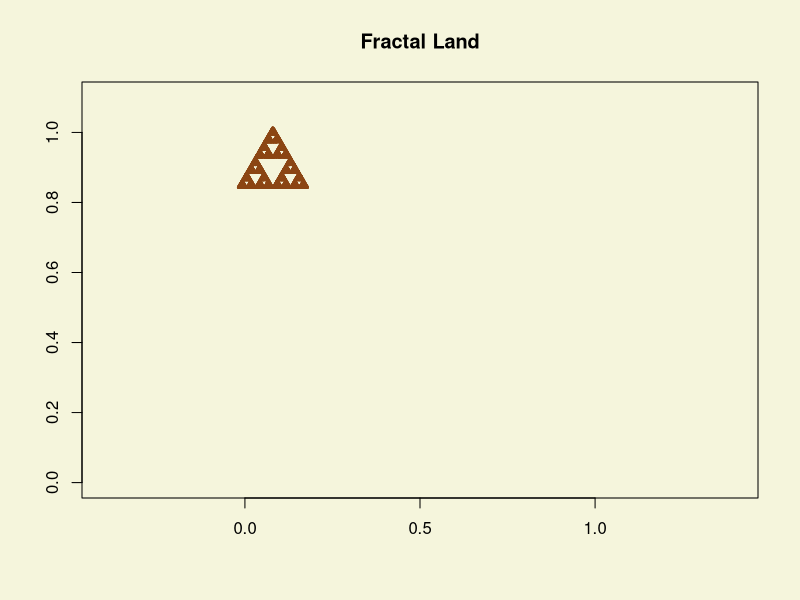

Recreate this plot in R.
###########################
# sierpinski triangle
###########################
# The three corners
corners_T <- matrix(c(0, 0,  1, 0,  0.5, sqrt(3)/2), ncol = 2, byrow = TRUE)

# Three functions
S1 <- function(point) point/ 2 + corners_T[1, ]/2  # (x + P)/2
S2 <- function(point) point/2 + corners_T[2, ]/2   # (x + Q)/2
S3 <- function(point) point/2 + corners_T[3, ]/2  # (x + R)/2
####################################################

# Right angle sierpinski triangle

rcorners_T <- matrix(c(0, 0,  1, 0,  0, 1), ncol = 2, byrow = TRUE)
# Three functions
S1r <- function(point) point/ 2 + rcorners_T[1, ]/2  # (x + P)/2
S2r <- function(point) point/2 + rcorners_T[2, ]/2   # (x + Q)/2
S3r <- function(point) point/2 + rcorners_T[3, ]/2  # (x + R)/2
##########################

### Making Sierpinski triangle
sierpinski <- function(iter = 1e4) 
{
  # Store points in this matrix
  points <- matrix(NA, nrow = iter, ncol = 2)
  
  # Start at (1, 0)
  # change this for Q3(d)
  point <- c(1, 0)
  
  # generating a sequence of functions (random!)
  sequence <- sample(1:3, iter, replace = TRUE)
  
  # Iterate the point (using for loop!)
  for (i in 1:iter) 
  {
    # Action S1, S2, or S3 based on 1, 2, or 3
    if(sequence[i] == 1)
    {
      point <- S1(point) 
    } else if(sequence[i] == 2)
    {
      point <- S2(point) 
    } else{
      point <- S3(point) 
    }
    points[i, ] <- point  # Store the new point
  }
  # return all points obtained
  return(points)
}

right_sierpinski <- function(iter = 1e4) 
{
  # Store points in this matrix
  points <- matrix(NA, nrow = iter, ncol = 2)
  
  # Start at (1, 0)
  # change this for Q3(d)
  point <- c(1, 0)
  
  # generating a sequence of functions (random!)
  sequence <- sample(1:3, iter, replace = TRUE)
  
  # Iterate the point (using for loop!)
  for (i in 1:iter) 
  {
    # Action S1, S2, or S3 based on 1, 2, or 3
    if(sequence[i] == 1)
    {
      point <- S1r(point) 
    } else if(sequence[i] == 2)
    {
      point <- S2r(point) 
    } else{
      point <- S3r(point) 
    }
    points[i, ] <- point  # Store the new point
  }
  # return all points obtained
  return(points)
}

equi_tri <- sierpinski(1e4) # Equilateral Triangle
right_tri <- right_sierpinski(1e4) # Right angle triangle

# Transforming the triangle
# x is a vector
# h > 0
# move is a vector
# theta is in radians!!!
tri_transform <- function(x, h = 1, move = c(1/2, 1/(2*sqrt(3))), theta = 0)
{
  # write your function here
  A <- matrix(c(cos(theta), sin(theta), -sin(theta), cos(theta)), ncol = 2, nrow = 2)
  Lx <- h*A%*% (x - c(1/2, 1/(2*sqrt(3))) )
  u <- move
  out <- Lx + u
}

# Transforming the right angle triangle
# x is a vector
# h > 0
# move is a vector
# theta is in radians!!!
right_tri_transform <- function(x, h = 1, move = c(1/2, 1/(2*sqrt(3))), theta = 0)
{
  # write your function here
  A <- matrix(c(cos(theta), sin(theta), -sin(theta), cos(theta)), ncol = 2, nrow = 2)
  Lx <- h*A%*% (x - c(1/3, 1/3) )
  u <- move
  out <- Lx + u
}

################################
#   snow
mat1 <- matrix(c(cos(pi/3), sin(pi/3), -sin(pi/3), cos(pi/3)), ncol = 2, nrow = 2)
mat2 <- matrix(c(cos(-pi/3), sin(-pi/3), -sin(-pi/3), cos(-pi/3)), ncol = 2, nrow = 2)
snow_S1 <- function(point) point/3
snow_S2 <- function(point) mat1 %*% point/3  + c(1/3,0)
snow_S3 <- function(point) mat2 %*% point/3  + c(1/2,sqrt(3)/6)
snow_S4 <- function(point) point/3 + c(2/3, 0)

snow_flake <- function(iter = 1e4) 
{
  # Store points in this matrix
  points <- matrix(NA, nrow = iter, ncol = 2)
  
  # Start at (1, 0)
  # change this for Q3(d)
  point <- c(1, 0)
  
  # generating a sequence of functions (random!)
  sequence <- sample(1:4, iter, replace = TRUE)
  
  # Iterate the point (using for loop!)
  for (i in 1:iter) 
  {
    # Action S1, S2, or S3 based on 1, 2, or 3
    if(sequence[i] == 1)
    {
      point <- snow_S1(point) 
    } else if(sequence[i] == 2)
    {
      point <- snow_S2(point) 
    } else if(sequence[i] == 3)
    {
      point <- snow_S3(point) 
    } else{
      point <- snow_S4(point) 
    }
    points[i, ] <- point  # Store the new point
  }
  # return all points obtained
  return(points)
}

water <- snow_flake(1e3)

# Function to transform this
water_trans <- function(x, h = 1, move = c(0,0), theta = 0)
{
  # write your function here
  A <- matrix(c(cos(theta), sin(theta), -sin(theta), cos(theta)), ncol = 2, nrow = 2)
  Lx <- h*A%*% (x - c(.5,0))
  u <- move
  out <- Lx + u
}



#######################################
# Fern
# Generating Barnsley Fern

# all matrices for different tasks
stem <- matrix(c(0, 0, 0, .16), ncol = 2, nrow = 2)
small_leaf <- matrix(c(0.85, -0.04, .04, .85), ncol = 2, nrow = 2)
large_left_leaf <- matrix(c(0.2, 0.23, -0.26, .22), ncol = 2, nrow = 2)
large_right_leaf <- matrix(c(-0.15, 0.26, 0.28, .24), ncol = 2, nrow = 2)

# the various functions
fern_S1 <- function(vec) stem %*% vec + c(0,0)
fern_S2 <- function(vec) small_leaf %*% vec + c(0, 1.6)
fern_S3 <- function(vec) large_left_leaf %*% vec + c(0, 1.6)
fern_S4 <- function(vec) large_right_leaf %*% vec + c(0, .44)

# Function that creates the leaf
barnsley <- function(iter = 1e4)
{
  out <- matrix(0, ncol = 2, nrow = iter)
  # start from origin
  out[1, ] <- c(0,0)
  
  # generating a sequence of functions
  sequence <- sample(1:4, iter, prob = c(0.01, 0.85, 0.07, 0.07), replace = TRUE)
  
  for(i in 2:iter)
  {
    # choose part of leaf according to sequence
    if(sequence[i] == 1)
    {
      out[i, ] <- fern_S1(out[i-1, ]) 
    } else if(sequence[i] == 2)
    {
      out[i, ] <- fern_S2(out[i-1, ]) 
    } else if(sequence[i] == 3){
      out[i, ] <- fern_S3(out[i-1, ]) 
    } else{
      out[i, ] <- fern_S4(out[i-1, ]) 
    }
  }
  return(list(out, sequence))
}

fern <- barnsley(5e2)[[1]]

fern_trans <- function(x, h = 1, move = c(0,0), theta = 0)
{
  # write your function here
  A <- matrix(c(cos(theta), sin(theta), -sin(theta), cos(theta)), ncol = 2, nrow = 2)
  Lx <- h*A%*% (x - c(.8,6))  # c(.8, 6) is roughly the mean of a fern
  u <- move
  out <- Lx + u
}


#########################
# Need points on a circle for the tree

##### points on the circle
points_circle <- function(center = c(0,0), r = .15)
{
  count <- 0  
  while(count < 1)
  {
    point <- runif(2, min = center[1] - r, max = center[2] + r)
    if( norm(point - center, "2") < r)
    {
      return(point)
    }
  }
}
#########################

# Cantor set

CS1 <- function(point) point/3
CS2 <- function(point) point/3 + c(2/3, 0)

# Function that creates the leaf
cantorSet <- function(iter = 1e4)
{
  out <- matrix(0, ncol = 2, nrow = iter)
  # start from origin
  out[1, ] <- c(0,0)
  
  # generating a sequence of functions
  sequence <- sample(1:2, iter, replace = TRUE)
  
  for(i in 2:iter)
  {
    # choose part of leaf according to sequence
    if(sequence[i] == 1)
    {
      out[i, ] <- CS1(out[i-1, ]) 
    } else
    {
      out[i, ] <- CS2(out[i-1, ]) 
    } 
  }
  return(out)
}

cantor <- cantorSet(1e3)

cantor_trans <- function(x, h = 1, move = c(0,0), theta = 0)
{
  # write your function here
  A <- matrix(c(cos(theta), sin(theta), -sin(theta), cos(theta)), ncol = 2, nrow = 2)
  Lx <- h*A%*% (x - c(.5,0))  # c(.8, 6) is roughly the mean of a fern
  u <- move
  out <- Lx + u
}
#########################

# Starting to make the scenery now!

## Making the mountains
par(mfrow = c(1,1))
m1 <- t(apply(equi_tri, 1, tri_transform, h = .2, move = c(.08,.9)))


### Now add your own mountains, and other things to this code!
# Start making plot
par(bg = "beige")
plot(m1, xlim = c(0, 1), ylim = c(0, 1.1), type = "n", asp = 1,
     xlab = "", ylab = "", main = "Fractal Land")
points(m1[,1], m1[,2], col = "chocolate4", cex = .2)
